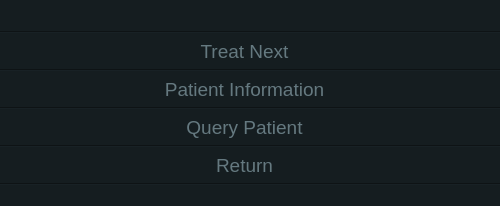
<?xml version="1.0" encoding="UTF-8"?>
<ui version="4.0">
 <class>DoctorWindow</class>
 <widget class="QWidget" name="DoctorWindow">
  <property name="geometry">
   <rect>
    <x>0</x>
    <y>0</y>
    <width>500</width>
    <height>206</height>
   </rect>
  </property>
  <property name="sizePolicy">
   <sizepolicy hsizetype="Fixed" vsizetype="Fixed">
    <horstretch>0</horstretch>
    <verstretch>0</verstretch>
   </sizepolicy>
  </property>
  <property name="windowTitle">
   <string>DoctorWindow</string>
  </property>
  <property name="styleSheet">
   <string notr="true">
color: white; 
background-color: #151d20;
</string>
  </property>
  <widget class="QWidget" name="layoutWidget">
   <property name="geometry">
    <rect>
     <x>-120</x>
     <y>20</y>
     <width>729</width>
     <height>181</height>
    </rect>
   </property>
   <layout class="QVBoxLayout" name="verticalLayout">
    <item>
     <widget class="Line" name="line_2">
      <property name="orientation">
       <enum>Qt::Horizontal</enum>
      </property>
     </widget>
    </item>
    <item>
     <widget class="QPushButton" name="treatPatientButton">
      <property name="styleSheet">
       <string notr="true">QPushButton:hover {
background-color: #0c1416;
color: white;
font-size: 19px;
bottom-margin: 0px;
}

QPushButton {
background-color: #151d20;
font-size: 19px;
color: #657980;
border: 1px red;
}
</string>
      </property>
      <property name="text">
       <string>Treat Next</string>
      </property>
     </widget>
    </item>
    <item>
     <widget class="Line" name="line_3">
      <property name="orientation">
       <enum>Qt::Horizontal</enum>
      </property>
     </widget>
    </item>
    <item>
     <widget class="QPushButton" name="printPatientButton">
      <property name="styleSheet">
       <string notr="true">QPushButton:hover {
background-color: #0c1416;
color: white;
font-size: 19px;
bottom-margin: 0px;
}

QPushButton {
background-color: #151d20;
font-size: 19px;
color: #657980;
border: 1px red;
}
</string>
      </property>
      <property name="text">
       <string>Patient Information</string>
      </property>
     </widget>
    </item>
    <item>
     <widget class="Line" name="line_4">
      <property name="orientation">
       <enum>Qt::Horizontal</enum>
      </property>
     </widget>
    </item>
    <item>
     <widget class="QPushButton" name="QueryButton">
      <property name="styleSheet">
       <string notr="true">QPushButton:hover {
background-color: #0c1416;
color: white;
font-size: 19px;
bottom-margin: 0px;
}

QPushButton {
background-color: #151d20;
font-size: 19px;
color: #657980;
border: 1px red;
}
</string>
      </property>
      <property name="text">
       <string>Query Patient</string>
      </property>
     </widget>
    </item>
    <item>
     <widget class="Line" name="line_6">
      <property name="orientation">
       <enum>Qt::Horizontal</enum>
      </property>
     </widget>
    </item>
    <item>
     <widget class="QPushButton" name="cancelButton">
      <property name="sizePolicy">
       <sizepolicy hsizetype="Preferred" vsizetype="Fixed">
        <horstretch>0</horstretch>
        <verstretch>0</verstretch>
       </sizepolicy>
      </property>
      <property name="styleSheet">
       <string notr="true">QPushButton:hover {
background-color: #0c1416;
color: white;
font-size: 19px;
bottom-margin: 0px;
}

QPushButton {
background-color: #151d20;
font-size: 19px;
color: #657980;
border: 1px red;
}
</string>
      </property>
      <property name="text">
       <string>Return</string>
      </property>
     </widget>
    </item>
    <item>
     <widget class="Line" name="line_5">
      <property name="orientation">
       <enum>Qt::Horizontal</enum>
      </property>
     </widget>
    </item>
   </layout>
  </widget>
 </widget>
 <layoutdefault spacing="6" margin="11"/>
 <resources/>
 <connections/>
</ui>
